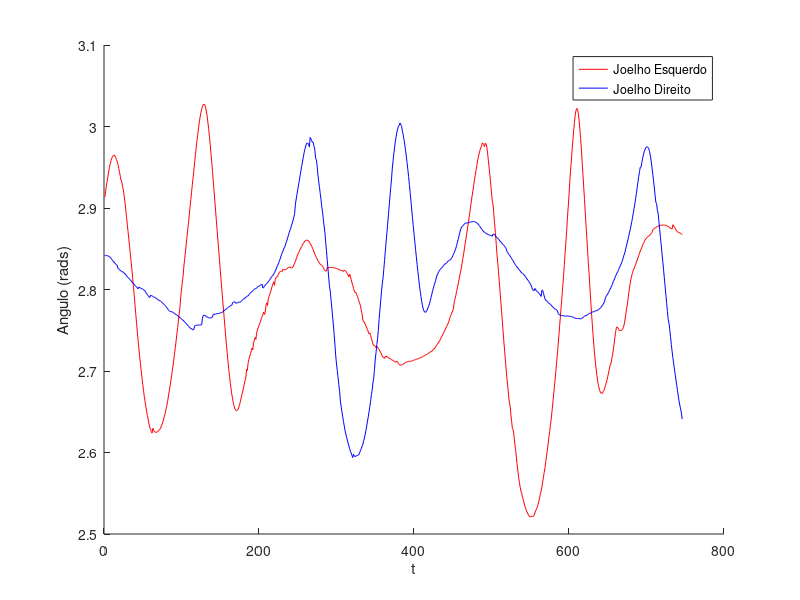
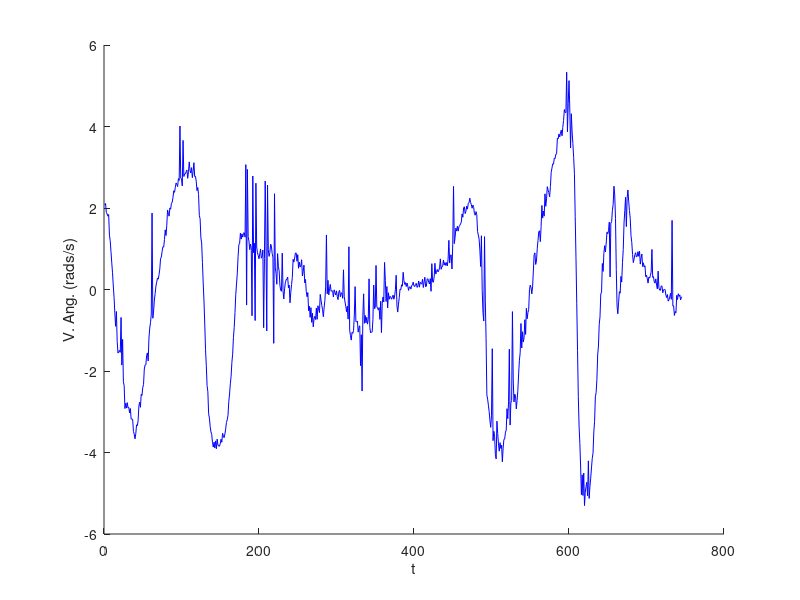

Reproduce these figures in MATLAB, in order.
close all; clear all; clc;


load angles.mat

h1 = figure();
hold on;
plot(angles(3).angle_left, 'color', 'r');
plot(angles(3).angle_right, 'color', 'b');
legend('Joelho Esquerdo', 'Joelho Direito');
xlabel('t');
ylabel('Angulo (rads)');



h2 = figure();
hold on;
plot(angles(3).av_left, 'color', 'b');
xlabel('t');
ylabel('V. Ang. (rads/s)');





print(h1, 'fig2.png', '-dpng');
print(h2, 'fig3.png', '-dpng');


